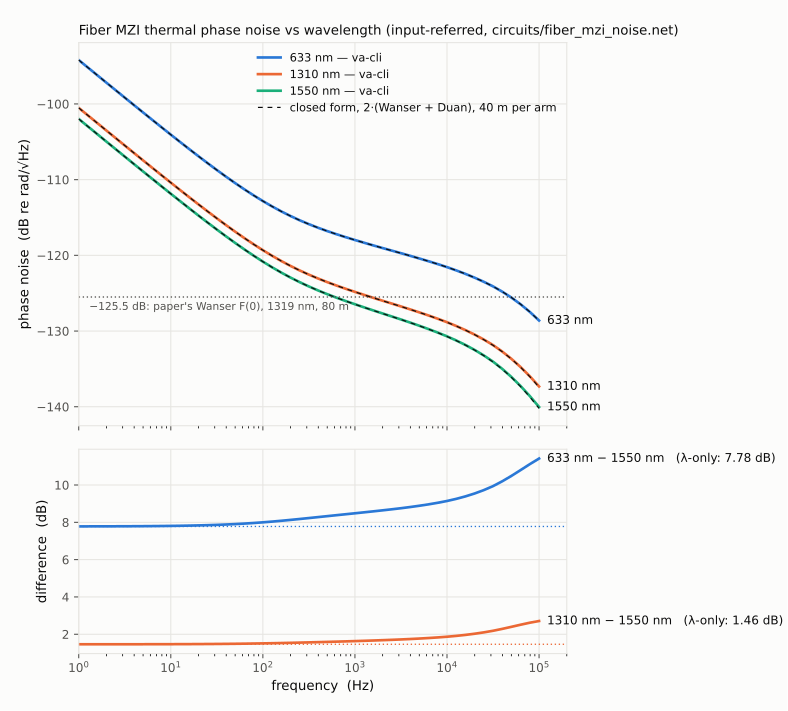

The script that saved this image:
#!/usr/bin/env python3
"""Fiber MZI thermal phase noise at three wavelengths — the paper's Fig. 3, reproduced.

Runs `circuits/fiber_mzi_noise.net` three times through `va-cli`, with the laser wavelength
and the wavelength-dependent fiber parameters (mode-field radius `w0`, thermo-optic coefficient
`dndT`, the PSD's `lambda0`) set per wavelength, and plots the input-referred spectrum — the
interferometer's phase noise in dB re rad/sqrt(Hz) — against the closed forms the waveguide
tabulates (Wanser + Duan, as in `models/waveguide.va`), plus the differences between
wavelengths the way Bartolo et al. (IEEE JQE 48, 2012) plot them in Fig. 3(b).

Per-wavelength parameters (Fibercore SM1500 [5.3/80], the paper's fiber):
  * dn/dT from the paper's eq. (A1) (Corning HPFS dispersion of the thermo-optic coefficient):
    9.974e-6 (633 nm), 9.527e-6 (1310 nm), 9.488e-6 (1550 nm).
  * w0: the paper's Table II gives 2.35 um at 1319 nm and 2.605 um at 1550 nm; 1310 nm takes
    the 1319 nm value (0.7 % in wavelength). 633 nm is *outside this fiber's single-mode range*
    (V = 7.1 against the 2.405 cutoff; a 5.3 um core is single-mode above ~1.3 um), so its w0
    is the fundamental mode's Marcuse estimate, 1.95 um — the same Marcuse fit reproduces the
    paper's 1319 nm value within 2.5 % — and the curve is "what Wanser's formula gives for the
    LP01 mode of this fiber at 633 nm", not a single-mode measurement anyone could make on it.

Usage, from the repository root (writes docs/examples/fiber_mzi_wavelengths.svg):
    python docs/examples/fiber_mzi_wavelengths.py
"""
import math
import re
import subprocess
import sys
from pathlib import Path

import matplotlib

matplotlib.use("Agg")
import matplotlib.pyplot as plt  # noqa: E402

ROOT = Path(__file__).resolve().parents[2]
DECK = ROOT / "circuits" / "fiber_mzi_noise.net"
OUT = ROOT / "docs" / "examples" / "fiber_mzi_wavelengths.svg"

# (label, lambda [m], w0 [m], dn/dT [1/K], categorical slot colour — validated set, fixed order)
CASES = [
    ("633 nm", 633e-9, 1.95e-6, 9.974e-6, "#2a78d6"),
    ("1310 nm", 1310e-9, 2.35e-6, 9.527e-6, "#eb6834"),
    ("1550 nm", 1550e-9, 2.605e-6, 9.488e-6, "#1baf7a"),
]
L_ARM = 40.0  # m, each arm
KB = 1.380649e-23


def wanser(f, lam, w0, dndt, L=L_ARM, T=295.0, kappa=1.37, D=0.82e-6, af=40e-6, n=1.457,
           aL=5.0e-7):
    """One-sided phase-noise PSD, rad^2/Hz — models/waveguide.va's table entry, closed form."""
    kmax4, kmin4 = (2.0 / w0) ** 4, (2.405 / af) ** 4
    wd = (2 * math.pi * f / D) ** 2
    a = 2 * math.pi * KB * T * T * L * (dndt + n * aL) ** 2 / (kappa * lam * lam)
    return a * math.log((kmax4 + wd) / (kmin4 + wd))


def duan(f, lam, L=L_ARM, n=1.457, T=295.0, E0=1.9e10, phi0=1e-2, dcoat=160e-6):
    area = math.pi * (dcoat / 2) ** 2
    return (2 * math.pi * n / lam) ** 2 * 2 * KB * T * L * phi0 / (3 * math.pi * E0 * area) / f


def run(lam, w0, dndt):
    """Run the deck at one wavelength; return (f, Sin) from va-cli's noise report."""
    src = DECK.read_text(encoding="utf-8")
    src = re.sub(r"lambda=1319e-9", f"lambda={lam:.6e}", src)
    src = src.replace("L=40 lambda0=1319e-9 w0=2.35e-6 dndT=9.52e-6",
                      f"L=40 lambda0={lam:.6e} w0={w0:.4e} dndT={dndt:.4e}")
    assert src.count(f"lambda0={lam:.6e}") == 2, "both waveguide lines must be rewritten"
    tmp = OUT.with_suffix(f".{int(lam * 1e9)}.net")
    tmp.write_text(src, encoding="utf-8")
    try:
        out = subprocess.run(
            ["cargo", "run", "-q", "--release", "-p", "va-cli", "--", "sim", str(tmp),
             "--model", str(ROOT / "models"), "--noise"],
            cwd=ROOT, capture_output=True, text=True, check=True).stdout
    finally:
        tmp.unlink(missing_ok=True)
    pts = re.findall(r"f=([0-9.e+-]+)Hz .* Sin=([0-9.e+-]+) V\^2/Hz", out)
    if not pts:
        sys.exit(f"no noise points parsed from va-cli output:\n{out}")
    return [float(a) for a, _ in pts], [float(b) for _, b in pts]


def db(x):
    return 10 * math.log10(x)


def main():
    runs = {}
    for label, lam, w0, dndt, colour in CASES:
        f, sin = run(lam, w0, dndt)
        runs[label] = (f, sin, lam, w0, dndt, colour)
        print(f"{label}: S_in at 1 Hz {db(sin[0]):.2f} dB, 1 kHz {db(sin[30]):.2f} dB, "
              f"100 kHz {db(sin[-1]):.2f} dB re rad/sqrt(Hz)")

    ink, muted, grid = "#0b0b0b", "#52514e", "#e6e5e1"
    fig, (ax, axd) = plt.subplots(2, 1, figsize=(8.2, 7.4), height_ratios=[3, 1.6],
                                  sharex=True, facecolor="#fcfcfb")
    for a in (ax, axd):
        a.set_facecolor("#fcfcfb")
        a.grid(True, which="major", color=grid, linewidth=0.8)
        a.tick_params(colors=muted, labelsize=9)
        for s in a.spines.values():
            s.set_color(grid)

    # (a) spectra: simulation solid, closed form dashed, same hue per wavelength.
    for label, (f, sin, lam, w0, dndt, colour) in runs.items():
        ax.semilogx(f, [db(s) for s in sin], color=colour, linewidth=2, label=f"{label} — va-cli")
        # Closed form drawn *on top* in ink, thin and dashed: it sits within 1 % of the
        # simulation, so in the series colour it would simply vanish under the solid line.
        cf = [db(2 * (wanser(x, lam, w0, dndt) + duan(x, lam))) for x in f]
        ax.semilogx(f, cf, color=ink, linewidth=0.9, linestyle=(0, (4, 4)), zorder=3)
        ax.annotate(label, (f[-1], db(sin[-1])), xytext=(6, 0), textcoords="offset points",
                    color=ink, fontsize=9, va="center")
    ax.axhline(-125.5, color=muted, linewidth=1, linestyle=(0, (1, 2)))
    ax.text(1.3, -125.5 - 1.7, "−125.5 dB: paper's Wanser F(0), 1319 nm, 80 m",
            color=muted, fontsize=8)
    ax.plot([], [], color=ink, linewidth=0.9, linestyle=(0, (4, 4)),
            label="closed form, 2·(Wanser + Duan), 40 m per arm")
    ax.set_ylabel("phase noise  (dB re rad/√Hz)", color=ink)
    ax.set_title("Fiber MZI thermal phase noise vs wavelength (input-referred, "
                 "circuits/fiber_mzi_noise.net)", color=ink, fontsize=10, loc="left")
    ax.legend(frameon=False, fontsize=8.5, labelcolor=ink, loc="upper right")
    ax.set_xlim(1, 2e5)

    # (b) differences relative to 1550 nm, as the paper's Fig. 3(b); the λ-only scaling
    # 20·log10(1550/λ) is the dotted reference — the remainder is w0 and dn/dT.
    f_ref, sin_ref = runs["1550 nm"][0], runs["1550 nm"][1]
    for label, (f, sin, lam, w0, dndt, colour) in runs.items():
        if label == "1550 nm":
            continue
        diff = [db(a) - db(b) for a, b in zip(sin, sin_ref)]
        axd.semilogx(f, diff, color=colour, linewidth=2)
        lam_only = 20 * math.log10(1550e-9 / lam)
        axd.axhline(lam_only, color=colour, linewidth=1, linestyle=(0, (1, 2)))
        axd.annotate(f"{label} − 1550 nm   (λ-only: {lam_only:.2f} dB)", (f[-1], diff[-1]),
                     xytext=(6, 0), textcoords="offset points", color=ink, fontsize=9,
                     va="center")
    axd.set_ylabel("difference  (dB)", color=ink)
    axd.set_xlabel("frequency  (Hz)", color=ink)
    fig.subplots_adjust(right=0.72, hspace=0.08, top=0.94, bottom=0.08, left=0.1)
    fig.savefig(OUT, format="svg")
    print(f"wrote {OUT.relative_to(ROOT)}")


if __name__ == "__main__":
    main()
